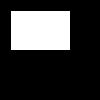
Frame 1 (no input)
Frame 60 (the mouse pressed at the canvas centre just before this capture): identical to frame 1, image omitted
Frame 120 (the mouse held since frame 60 and released just before this capture): identical to frame 1, image omitted

The Processing sketch that drew this single still picture (run headless with seeded random() and noise(); from frame 60 on, the mouse is pressed at the canvas centre):

// Processing sketch: c1_rectangle
// ── c1_rectangle.pde
void setup() 
{
  size(100, 100);
}

void draw() 
{
  background(0, 0, 0);
  
  rect(10,10,60,40);
  
  // todo 1: change the rectangle to red color (hint: https://processing.org/reference/fill_.html)
} 
